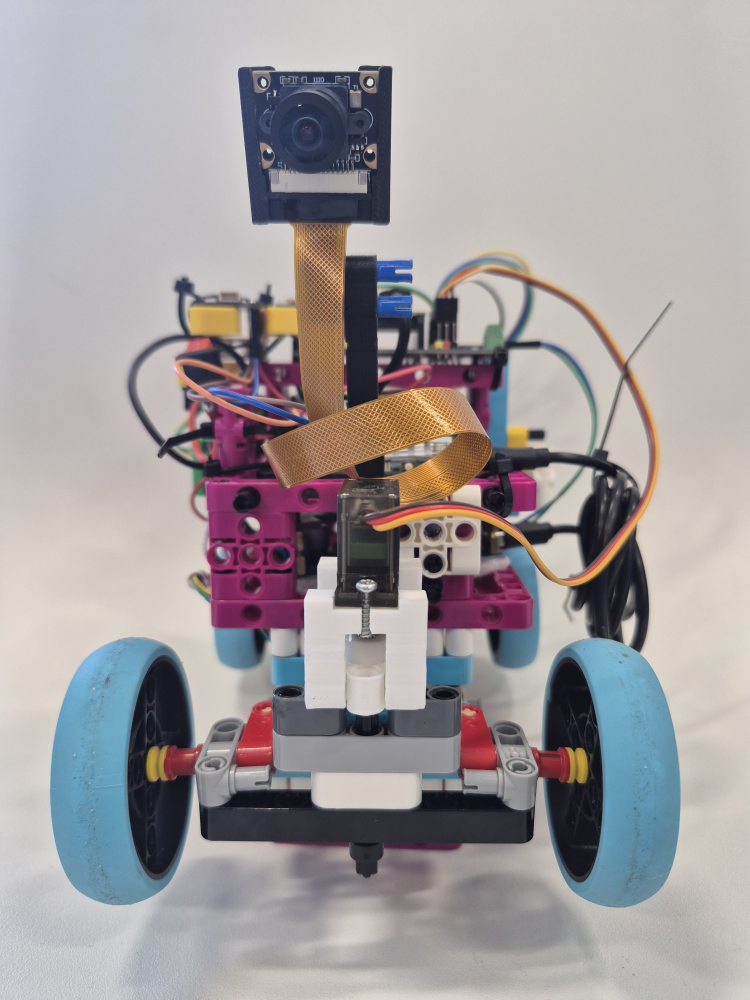
#> input picture photos/Batmobile Iteration 1/Front View.jpg, 3000 x 4000 px (shown at 1/4 size)
$ python -i color_picker.py   (imports and definitions only)
#> lines starting #> are read from the running program, lines starting #| are printed output that depends on the picture
#> further down, picture is the input picture: shape (4000, 3000, 3); mean B, G, R 157, 155.5, 160.8
import cv2
import numpy as np
import os
from picamera2 import Picamera2

class HSVRangeHighlighter:
    def __init__(self, window_name="HSV Range Highlighter", max_width=800, max_height=600):
        self.window_name = window_name
        self.max_width = max_width
        self.max_height = max_height
        cv2.namedWindow(self.window_name, cv2.WINDOW_NORMAL)
        self._create_hsv_trackbars()
        self.paused = False

    def _create_hsv_trackbars(self):
        cv2.createTrackbar("Hue Min", self.window_name, 0, 179, lambda x: None)
        cv2.createTrackbar("Hue Max", self.window_name, 179, 179, lambda x: None)
        cv2.createTrackbar("Sat Min", self.window_name, 0, 255, lambda x: None)
        cv2.createTrackbar("Sat Max", self.window_name, 255, 255, lambda x: None)
        cv2.createTrackbar("Val Min", self.window_name, 0, 255, lambda x: None)
        cv2.createTrackbar("Val Max", self.window_name, 255, 255, lambda x: None)

    def _apply_hsv_mask(self, bgr_image):
        hsv = cv2.cvtColor(bgr_image, cv2.COLOR_BGR2HSV)
#> hsv: shape (4000, 3000, 3); mean H, S, V 68.3, 38.4, 168.7
        h_min = cv2.getTrackbarPos("Hue Min", self.window_name)
        h_max = cv2.getTrackbarPos("Hue Max", self.window_name)
        s_min = cv2.getTrackbarPos("Sat Min", self.window_name)
        s_max = cv2.getTrackbarPos("Sat Max", self.window_name)
        v_min = cv2.getTrackbarPos("Val Min", self.window_name)
        v_max = cv2.getTrackbarPos("Val Max", self.window_name)
        lower = np.array([h_min, s_min, v_min])
        upper = np.array([h_max, s_max, v_max])
        mask = cv2.inRange(hsv, lower, upper)
#> mask: shape (4000, 3000); every value is 255
        red_overlay = np.zeros_like(bgr_image)
        red_overlay[:, :] = [0, 0, 255]
        highlighted = cv2.bitwise_and(red_overlay, red_overlay, mask=mask)
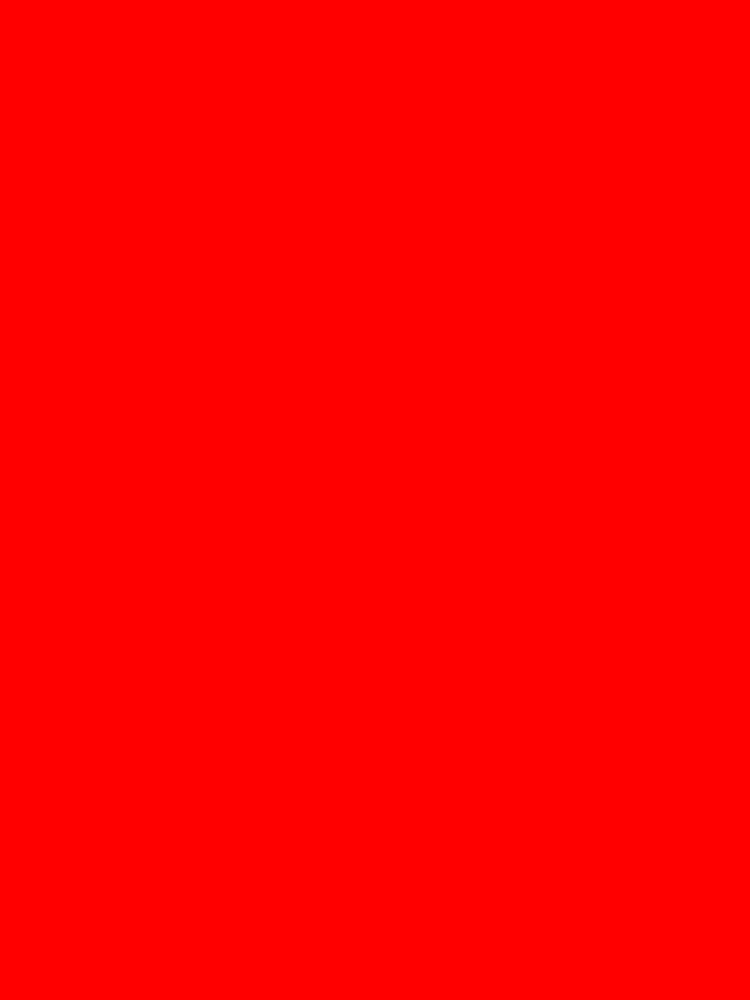
#> highlighted: shape (4000, 3000, 3) (shown at 1/4 size); mean of channels 0, 1, 2 0, 0, 255; drawn as B, G, R
        return cv2.addWeighted(bgr_image, 0.5, highlighted, 0.5, 0)
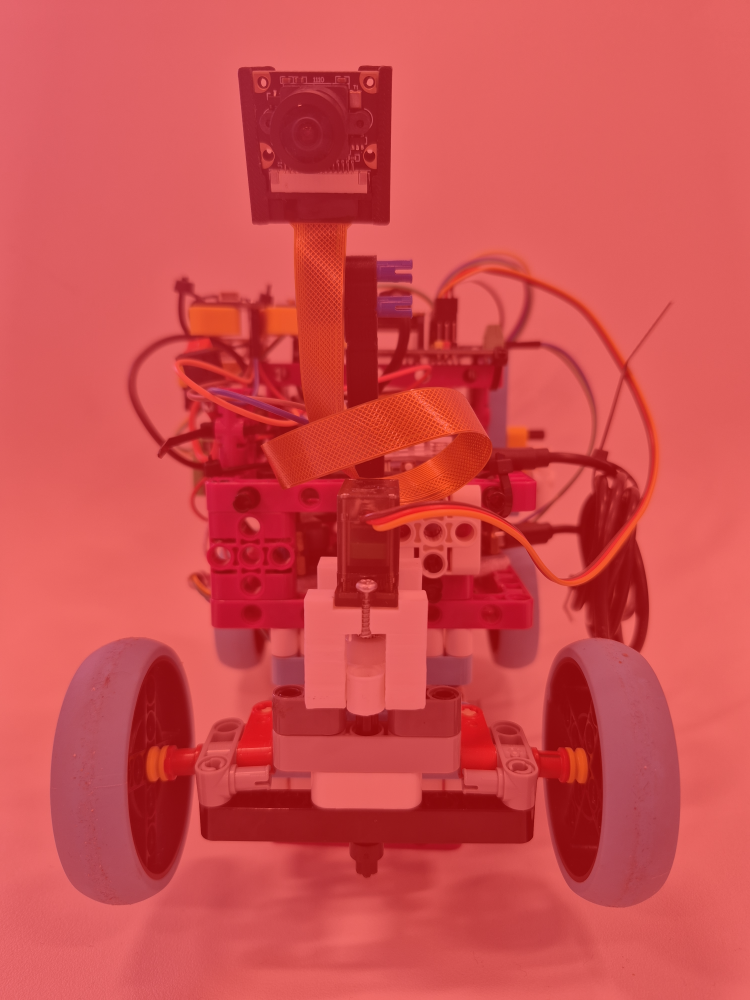
#> returned value: shape (4000, 3000, 3) (shown at 1/4 size); mean of channels 0, 1, 2 78.5, 77.7, 207.9; drawn as B, G, R

    def adjust_hsv_image(self, bgr_image):
        while True:
            if cv2.getWindowProperty(self.window_name, cv2.WND_PROP_VISIBLE) < 1:
                break
            result = self._apply_hsv_mask(bgr_image)
            cv2.imshow(self.window_name, result)
            key = cv2.waitKey(1) & 0xFF
#> (key Esc is pressed here)
            if key == 27:  # ESC
                break
        cv2.destroyAllWindows()

    # [76 lines left out: functions adjust_hsv_video, adjust_hsv_camera, not called in this run]


# [28 lines not run here, left out]

>>> import cv2
>>> picture = cv2.imread('../../photos/Batmobile Iteration 1/Front View.jpg')
>>> result = HSVRangeHighlighter().adjust_hsv_image(picture)

$ run again, on photos/Batmobile Iteration 1/Left View.jpg
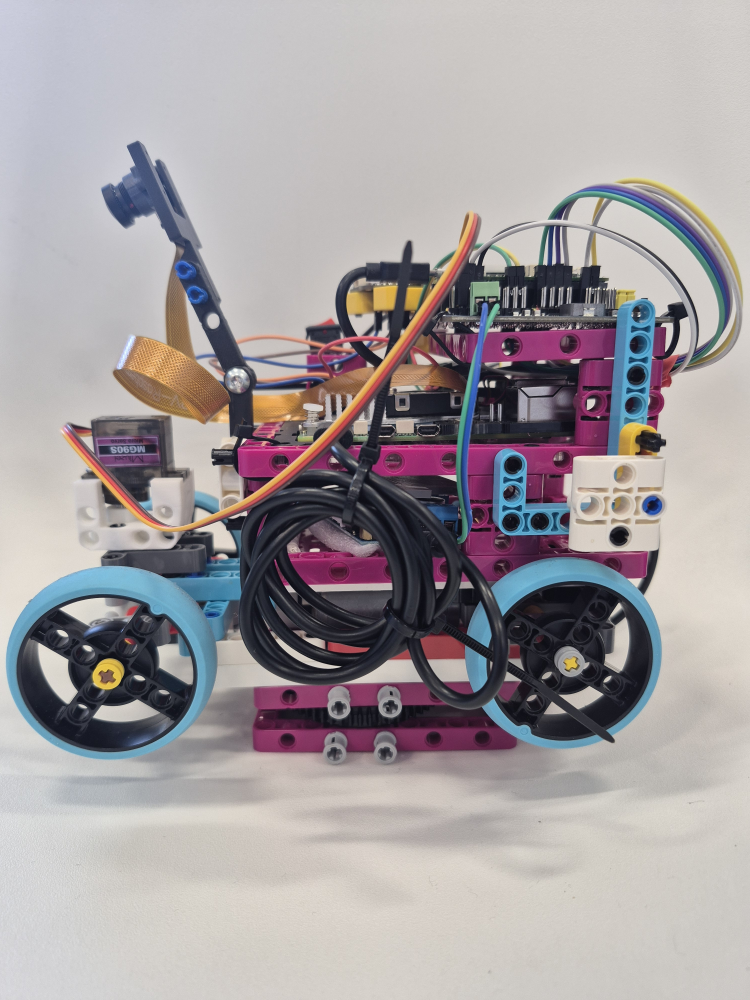
#> input picture photos/Batmobile Iteration 1/Left View.jpg, 3000 x 4000 px (shown at 1/4 size)
#> picture is the input picture: shape (4000, 3000, 3); mean B, G, R 159.8, 157.7, 163.6
#> hsv: shape (4000, 3000, 3); mean H, S, V 66.8, 37, 170.3
#> mask: shape (4000, 3000); every value is 255
#> in _apply_hsv_mask, `return cv2.addWeighted(bgr_image, 0.5, highlighted, 0.5, 0)`:
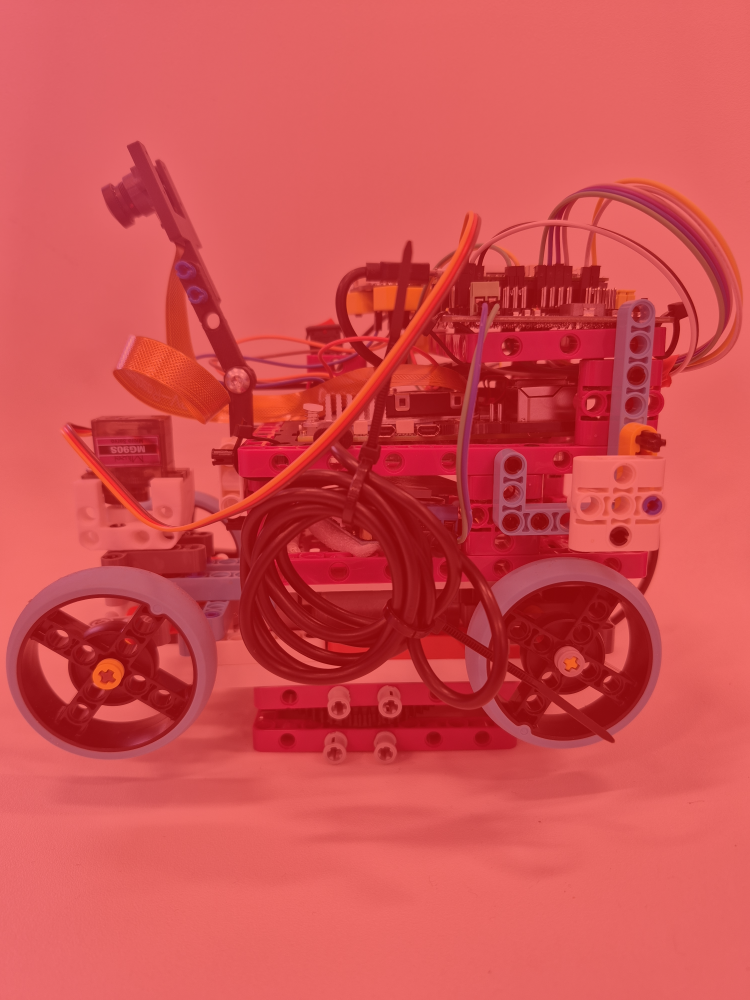
#> returned value: shape (4000, 3000, 3) (shown at 1/4 size); mean of channels 0, 1, 2 79.9, 78.8, 209.3; drawn as B, G, R

$ run again, on photos/Batmobile Iteration 1/Right View.jpg
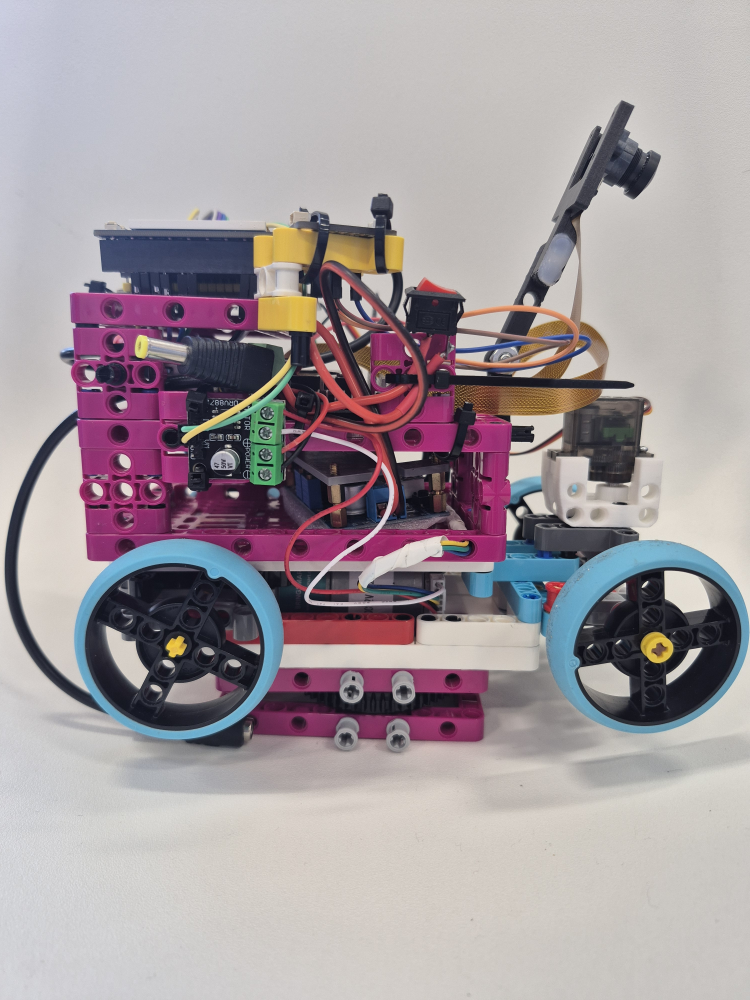
#> input picture photos/Batmobile Iteration 1/Right View.jpg, 3000 x 4000 px (shown at 1/4 size)
#> picture is the input picture: shape (4000, 3000, 3); mean B, G, R 158.6, 154.6, 163.8
#> hsv: shape (4000, 3000, 3); mean H, S, V 70.9, 40.4, 169.7
#> mask: shape (4000, 3000); every value is 255
#> in _apply_hsv_mask, `return cv2.addWeighted(bgr_image, 0.5, highlighted, 0.5, 0)`:
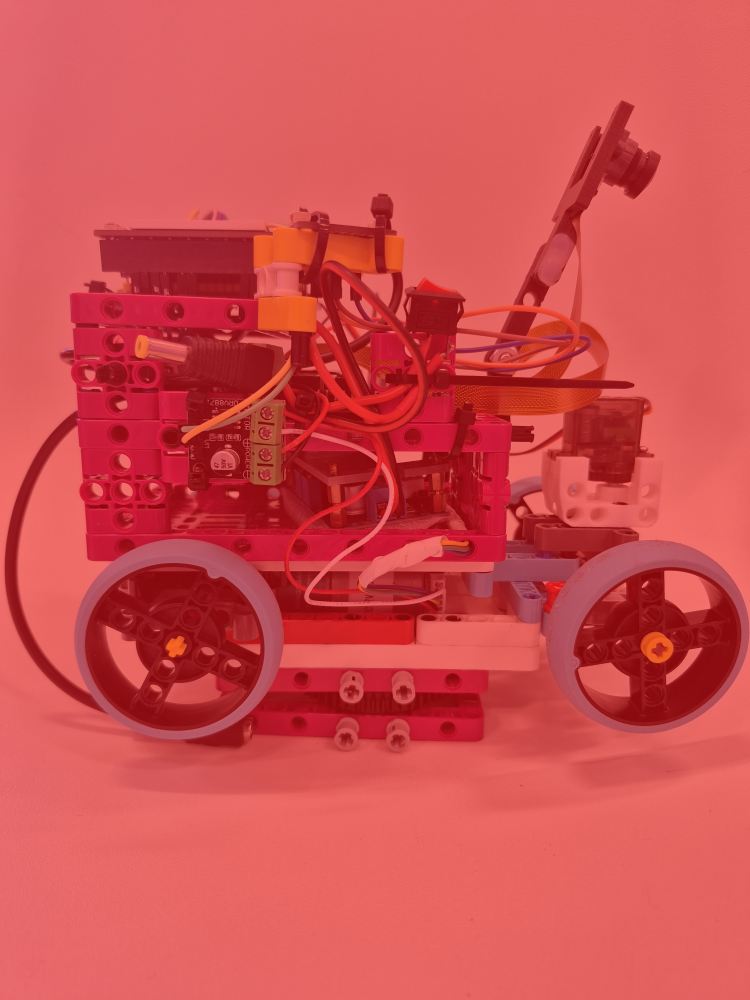
#> returned value: shape (4000, 3000, 3) (shown at 1/4 size); mean of channels 0, 1, 2 79.3, 77.3, 209.4; drawn as B, G, R

$ run again, on photos/Batmobile Iteration 1/Top View.jpg
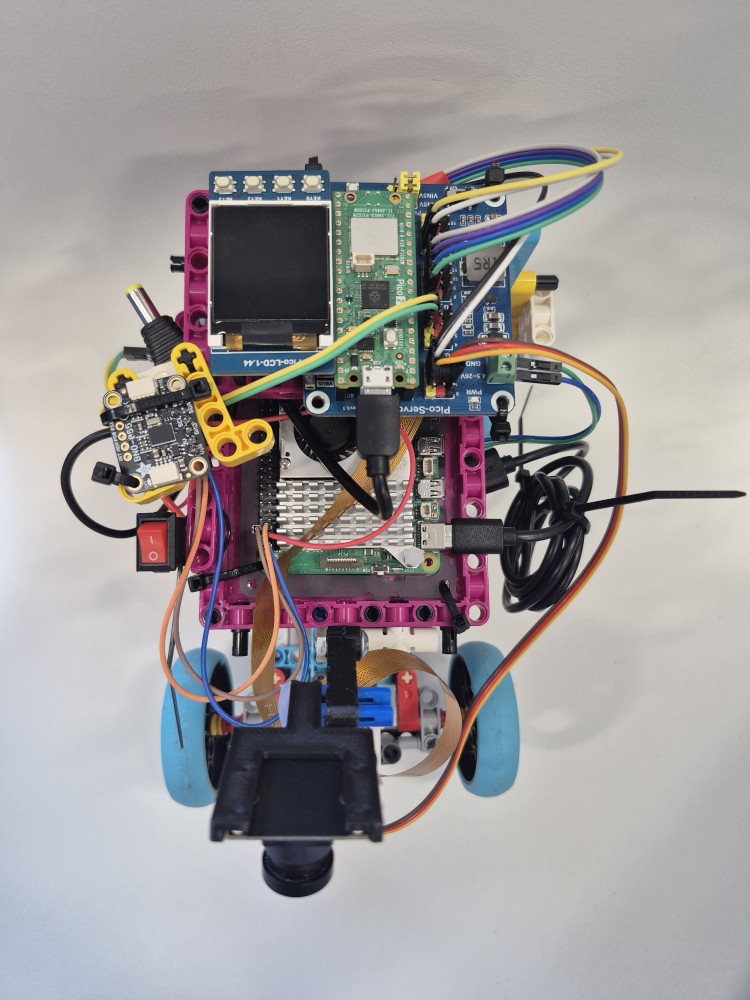
#> input picture photos/Batmobile Iteration 1/Top View.jpg, 3000 x 4000 px (shown at 1/4 size)
#> picture is the input picture: shape (4000, 3000, 3); mean B, G, R 153, 152.7, 156.9
#> hsv: shape (4000, 3000, 3); mean H, S, V 64.2, 35.3, 164.1
#> mask: shape (4000, 3000); every value is 255
#> in _apply_hsv_mask, `return cv2.addWeighted(bgr_image, 0.5, highlighted, 0.5, 0)`:
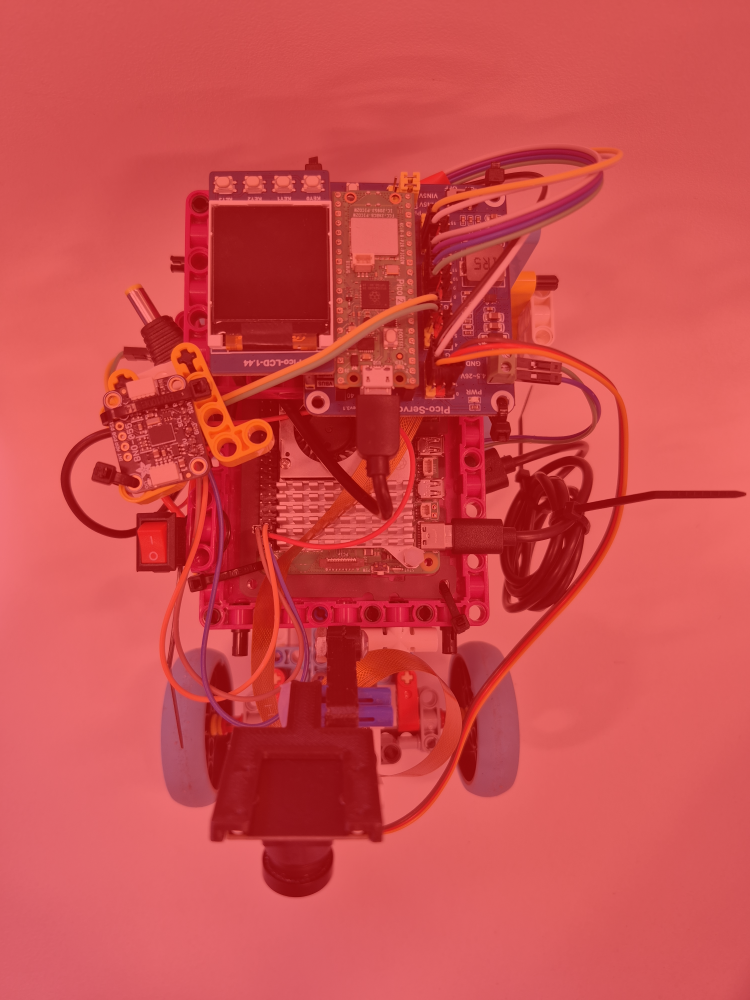
#> returned value: shape (4000, 3000, 3) (shown at 1/4 size); mean of channels 0, 1, 2 76.5, 76.4, 205.9; drawn as B, G, R
